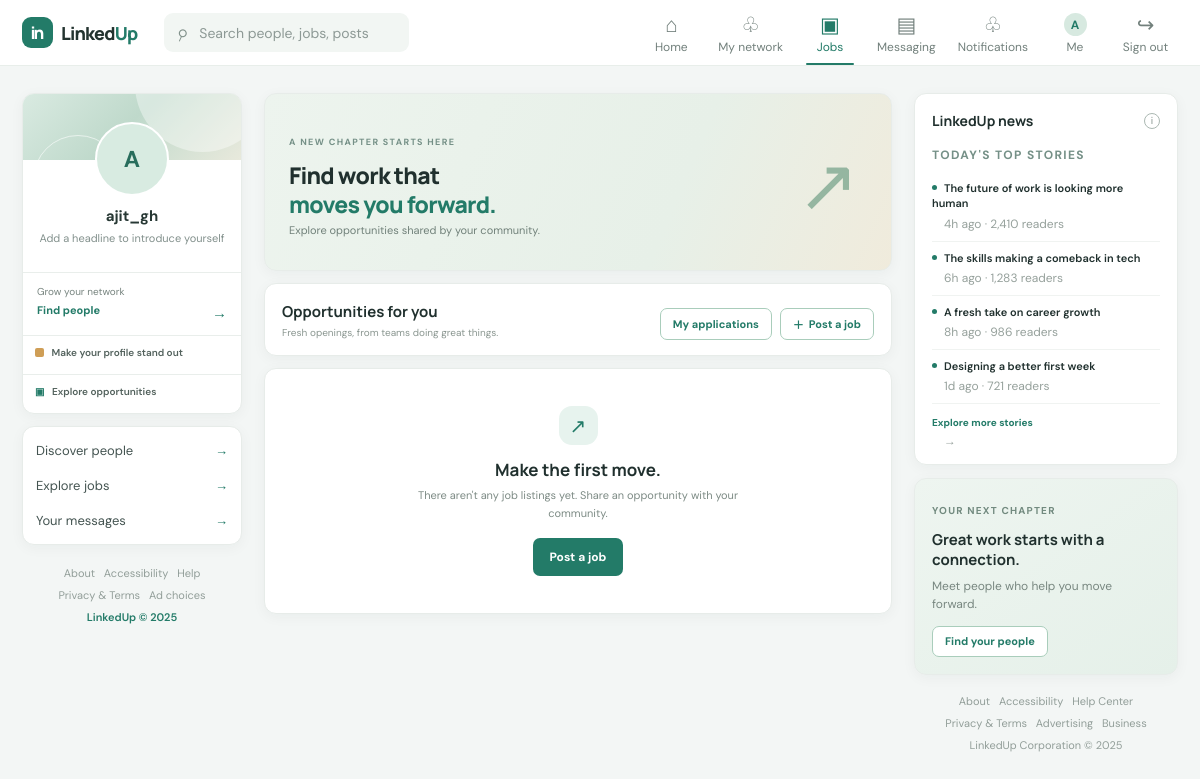
The app's page /jobs/ (signed in), older data.
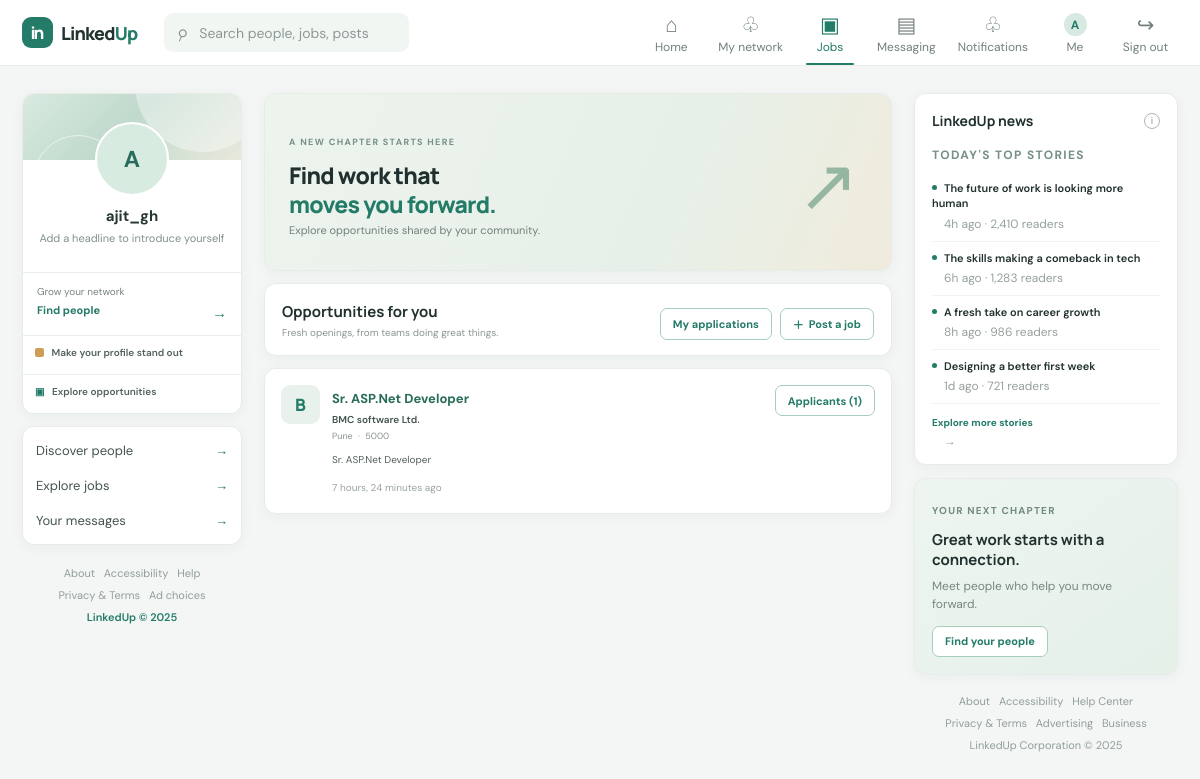
The same page, newer data.
### accounts/models.py (models this page shows)
class User(AbstractUser):
    email = models.EmailField(unique=True)
    profile_picture = models.ImageField(
        upload_to="profiles/",
        blank=True,
        null=True
    )
    resume = models.FileField(
        "CV or resume",
        upload_to="resumes/",
        blank=True,
        validators=[FileExtensionValidator(allowed_extensions=["pdf", "doc", "docx"])],
        help_text="PDF, DOC, or DOCX",
    )
    headline = models.CharField(max_length=255, blank=True)
    bio = models.TextField(blank=True)
    location = models.CharField(max_length=255, blank=True)
    website = models.URLField(blank=True)
    USERNAME_FIELD = "email"
    REQUIRED_FIELDS = ["username"]

### jobs/models.py (models this page shows)
class Job(models.Model):
    recruiter = models.ForeignKey(
        settings.AUTH_USER_MODEL,
        on_delete=models.CASCADE
    )
    title = models.CharField(max_length=255)
    company = models.CharField(max_length=255)
    location = models.CharField(max_length=255)
    description = models.TextField()
    salary = models.CharField(max_length=100, blank=True)
    created_at = models.DateTimeField(auto_now_add=True)

### jobs/views.py (the view)
# urls.py: path("jobs/", job_views.job_list, name="jobs"),
@login_required
def job_list(request):
    jobs = Job.objects.select_related("recruiter").prefetch_related("applications")[:30]
    applied_ids = set(
        JobApplication.objects.filter(applicant=request.user).values_list(
            "job_id", flat=True
        )
    )
    return render(
        request,
        "jobs/jobs.html",
        {"jobs": jobs, "applied_ids": applied_ids},
    )

### config/context_processors.py (called while the page is built)
def notification_count(request):
    if not request.user.is_authenticated:
        return {"unread_notification_count": 0}
    return {
        "unread_notification_count": request.user.notifications.filter(
            read_at__isnull=True
        ).count()
    }

### templates/jobs/jobs.html (shortened to what this page needs)
{% extends "base.html" %}
{% block content %}
<div class="jobs-column">
  <section class="card jobs-hero"><div><span class="eyebrow">A NEW CHAPTER STARTS HERE</span><h1>Find work that<br><em>moves you forward.</em></h1><p>Explore opportunities shared by your community.</p></div><span class="jobs-hero-art">↗</span></section>
  <section class="card jobs-intro"><div><h2>Opportunities for you</h2><p>Fresh openings, from teams doing great things.</p></div><div class="form-buttons"><a class="button button-outline button-small" href="{% url 'my-applications' %}">My applications</a><a class="button button-outline button-small" href="{% url 'create-job' %}"><span>＋</span> Post a job</a></div></section>
  {% for job in jobs %}<article class="card job-card"><div class="job-logo">{{ job.company|first|upper }}</div><div class="job-details"><a class="job-title" href="#job-{{ job.id }}">{{ job.title }}</a><p class="job-company">{{ job.company }}</p><p class="job-meta">{{ job.location }}{% if job.salary %} <span>·</span> {{ job.salary }}{% endif %}</p><p class="job-description" id="job-{{ job.id }}">{{ job.description|linebreaksbr }}</p><span class="job-time">{{ job.created_at|timesince }} ago</span></div><div class="job-action">{% if job.recruiter_id == user.id %}<a class="button button-outline button-small" href="{% url 'job-applicants' job.id %}">Applicants ({{ job.applications.all|length }})</a>{% elif job.id in applied_ids %}<span class="applied-tag">✓ Applied</span>{% else %}<form method="post" action="{% url 'apply-job' job.id %}">{% csrf_token %}<button class="button button-primary button-small" type="submit">Apply now <span>→</span></button></form>{% endif %}</div></article>
  {% empty %}<section class="card empty-state"><span class="empty-icon">↗</span><h2>Make the first move.</h2><p>There aren't any job listings yet. Share an opportunity with your community.</p><a class="button button-primary" href="{% url 'create-job' %}">Post a job</a></section>{% endfor %}
</div>
{% endblock %}

### templates/base.html (shortened to what this page needs)
{% load static %}
<!doctype html>
<html lang="en">
<head>
  <link rel="stylesheet" href="{% static 'css/app.css' %}">
</head>
<body>
  <header class="topbar">
    <div class="topbar-inner">
      <a class="brand" href="{% url 'feed' %}" aria-label="LinkedUp home"><span class="brand-mark">in</span><span class="brand-word">Linked<span>Up</span></span></a>
      <form class="search-form" action="{% url 'search' %}" method="get">
        <span aria-hidden="true">⌕</span>
        <input type="search" name="q" value="{{ request.GET.q }}" placeholder="Search people, jobs, posts" aria-label="Search">
      </form>
      {% if user.is_authenticated %}
      <nav class="main-nav" aria-label="Main navigation">
        <a class="{% if request.resolver_match.url_name == 'feed' %}active{% endif %}" href="{% url 'feed' %}"><span class="nav-icon">⌂</span><span>Home</span></a>
        <a class="{% if request.resolver_match.url_name == 'connections' %}active{% endif %}" href="{% url 'connections' %}"><span class="nav-icon">♧</span><span>My network</span></a>
        <a class="{% if request.resolver_match.url_name == 'jobs' or request.resolver_match.url_name == 'create-job' %}active{% endif %}" href="{% url 'jobs' %}"><span class="nav-icon">▣</span><span>Jobs</span></a>
        <a class="{% if request.resolver_match.url_name == 'inbox' or request.resolver_match.url_name == 'conversation' %}active{% endif %}" href="{% url 'inbox' %}"><span class="nav-icon">▤</span><span>Messaging</span></a>
        <a class="" href="{% url 'notifications' %}"><span class="nav-icon">♧</span><span>Notifications</span></a>
        <a class="{% if request.resolver_match.url_name == 'my-profile' %}active{% endif %}" href="{% url 'my-profile' %}"><span class="nav-avatar">{% if user.profile_picture %}<img src="{{ user.profile_picture.url }}" alt="">{% else %}{{ user.first_name|default:user.username|first|upper }}{% endif %}</span><span>Me</span></a>
        <form method="post" action="{% url 'logout' %}">{% csrf_token %}<button type="submit"><span class="nav-icon">↪</span><span>Sign out</span></button></form>
      </nav>
      {% endif %}
    </div>
  </header>
  {% if user.is_authenticated %}
  <div class="page-layout">
    <aside class="left-rail">
      <section class="card mini-profile">
        <a href="{% url 'my-profile' %}" class="avatar avatar-large">
          {% if user.profile_picture %}<img src="{{ user.profile_picture.url }}" alt="{{ user.get_full_name }}">{% else %}{{ user.first_name|default:user.username|first|upper }}{% endif %}
        </a>
        <div class="mini-profile-body">
          <a class="strong profile-name" href="{% url 'my-profile' %}">{{ user.get_full_name|default:user.username }}</a>
          <p>{{ user.headline|default:"Add a headline to introduce yourself" }}</p>
        </div>
        <div class="mini-stats"><span>Grow your network</span><a href="{% url 'connections' %}">Find people <b>→</b></a></div>
        <a class="premium-link" href="{% url 'my-profile' %}"><span class="premium-dot"></span> Make your profile stand out</a>
        <a class="saved-link" href="{% url 'jobs' %}"><span>▣</span> Explore opportunities</a>
      </section>
      <section class="card side-links">
        <a href="{% url 'connections' %}">Discover people <span>→</span></a>
        <a href="{% url 'jobs' %}">Explore jobs <span>→</span></a>
        <a href="{% url 'inbox' %}">Your messages <span>→</span></a>
      </section>
      <div class="left-footer">About &nbsp; Accessibility &nbsp; Help<br>Privacy &amp; Terms &nbsp; Ad choices<br><span>LinkedUp © 2025</span></div>
    </aside>
    <main class="main-content">
      {% block content %}{% endblock %}
    </main>
    <aside class="right-rail">
      <section class="card news-card">
        <div class="section-title"><h3>LinkedUp news</h3><span class="info-dot">i</span></div>
        <p class="eyebrow">TODAY'S TOP STORIES</p>
        <a href="{% url 'search' %}?q=work">The future of work is looking more human<span>4h ago · 2,410 readers</span></a>
        <a href="{% url 'search' %}?q=technology">The skills making a comeback in tech<span>6h ago · 1,283 readers</span></a>
        <a href="{% url 'search' %}?q=career">A fresh take on career growth<span>8h ago · 986 readers</span></a>
        <a href="{% url 'search' %}?q=design">Designing a better first week<span>1d ago · 721 readers</span></a>
        <a class="more-news" href="{% url 'search' %}">Explore more stories <span>→</span></a>
      </section>
      <section class="card promo-card">
        <span class="promo-label">YOUR NEXT CHAPTER</span>
        <h3>Great work starts with a connection.</h3>
        <p>Meet people who help you move forward.</p>
        <a class="button button-outline button-small" href="{% url 'connections' %}">Find your people</a>
      </section>
      <div class="right-footer">About &nbsp; Accessibility &nbsp; Help Center<br>Privacy &amp; Terms &nbsp; Advertising &nbsp; Business<br>LinkedUp Corporation © 2025</div>
    </aside>
  </div>
  {% else %}
    {% if messages %}<div class="auth-flash">{% for message in messages %}<div class="flash {{ message.tags }}">{{ message }}</div>{% endfor %}</div>{% endif %}
    {% block auth_content %}{% endblock %}
  {% endif %}
</body>
</html>

Row changes from the older to the newer data that the page shows:
added Job: company|first "B", title "Sr. ASP.Net Developer", company "BMC software Ltd.", location "Pune", salary "5000", description "Sr. ASP.Net Developer", created_at "7 hours, 24 minutes", applications.all|length "1"
Text that changed along with them:
text no longer shown: "↗ Make the first move. There aren't any job listings yet. Share an opportunity with your community. Post a job"
